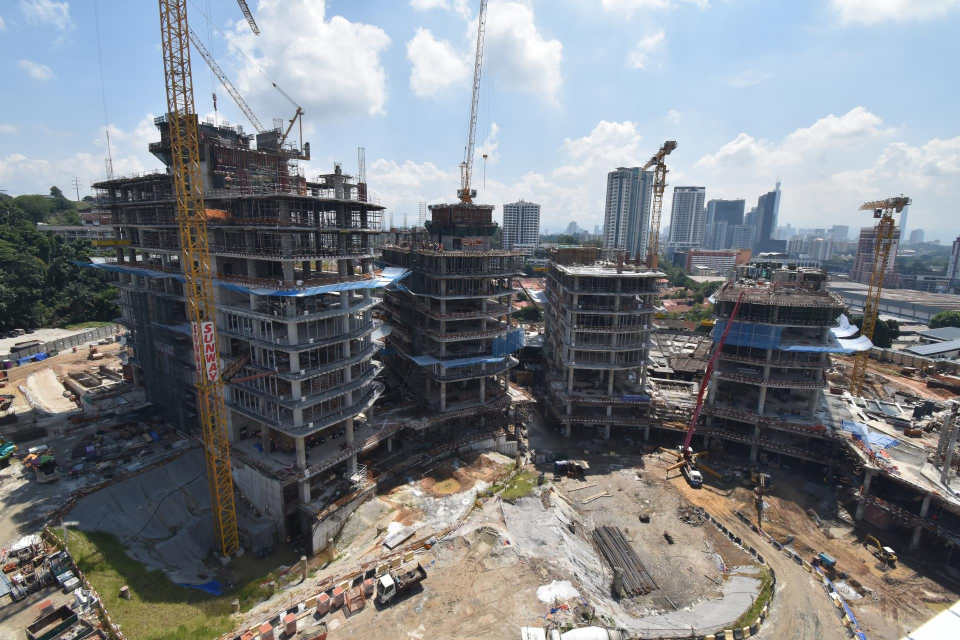
#> input picture Resources/TNB_1_1.jpg, 1920 x 1280 px (shown at 1/2 size)
$ python construction-progress-monitoring-image-processing.py
#> lines starting #> are read from the running program, lines starting #| are printed output that depends on the picture
# Author: Wong Tian Jie

#!/usr/bin/env python3
# -*- coding: utf-8 -*-
import os
import sys
import cv2
import numpy as np
from matplotlib import pyplot as pt
from skimage.metrics import structural_similarity as ssim

# Function to resize an image using OpenCV's resize function with the option to specify a specific width or height
# [75 lines left out: functions ResizeWithAspectRatio, stitchImages, not called in this run]

# Function to align two images based on feature matching and obtain the overlapped parts from them
def imageAlignment(img1, img2, surfHessianThreshold, goodMatchPercent):

    # Convert the reference image and image to be aligned into grayscale images from RGB color space
    img1Gray = cv2.cvtColor(img1, cv2.COLOR_RGB2GRAY)
    img2Gray = cv2.cvtColor(img2, cv2.COLOR_RGB2GRAY)

    # Create SURF detector with the hessian threshold set earlier
    surf = cv2.xfeatures2d.SURF_create(surfHessianThreshold)

    # Detect key points(features) from the reference image and image to be aligned, and compute descriptors for the key points detected
    reference_keypoints, reference_descriptor = surf.detectAndCompute(img1Gray, None)
    toAlign_keypoints, toAlign_descriptor = surf.detectAndCompute(img2Gray, None)

    # Illustrate the key points detected on the reference image and image to be aligned
    referenceKP = cv2.drawKeypoints(img1.copy(), reference_keypoints, None, flags = cv2.DRAW_MATCHES_FLAGS_DRAW_RICH_KEYPOINTS)
    toAlignKP = cv2.drawKeypoints(img2.copy(), toAlign_keypoints, None, flags = cv2.DRAW_MATCHES_FLAGS_DRAW_RICH_KEYPOINTS)

    # Show all the key points detected in the reference image and image to be aligned
    # fig, axes = pt.subplots(1, 2)
    # axes[0].set_title("Reference Image keypoints")
    # axes[0].imshow(referenceKP)
    # axes[1].set_title("Image to be Aligned keypoints")
    # axes[1].imshow(toAlignKP)
    # fig.show()

    # Show the number of key points detected from the reference image and image to be aligned
    print("\nNumber of key points detected in reference image: ", len(reference_keypoints))
    print("Number of key points detected in image to be aligned: ", len(toAlign_keypoints))

    # Create Brute-Force matcher with crossCheck = True
    bf = cv2.BFMatcher(crossCheck = True)

    # Match the key points between reference image and image to be aligned using the Brute-Force matcher created
    matches = bf.match(toAlign_descriptor, reference_descriptor)

    # Sort the matches by their distance attribute, a lower distance indicates a better match (score of similarity between the two descriptors in a match)
    matches = sorted(matches, key = lambda x : x.distance)

    # Retain only a percentage of the top scored matches (percentage set earlier) (considered good matches)
    goodMatchPercent = goodMatchPercent
    numGoodMatches = int(len(matches) * goodMatchPercent)
    matches = matches[: numGoodMatches]

    # Show the number of good matches between the reference image and image to be aligned
    print("\nNumber of Good Matching Key Points Between The Training and Test Image: ", len(matches))

    # Illustrate the good matches on the two images
    result = cv2.drawMatches(img2.copy(), toAlign_keypoints, img1.copy(), reference_keypoints, matches, None, flags = cv2.DRAW_MATCHES_FLAGS_NOT_DRAW_SINGLE_POINTS) #flags = 2 is same as flags = cv2.DRAW_MATCHES_FLAGS_NOT_DRAW_SINGLE_POINTS()

    # Show the good matches between image to be aligned and reference image
    # pt.figure()
    # pt.rcParams['figure.figsize'] = [14.0, 7.0]
    # pt.title('Best Matching Points (Image to be Aligned - Reference Image)')
    # pt.imshow(result)
    # pt.show()

    # Extract the location of each good matching point in the two images
    reference_points = np.zeros((len(matches), 2), dtype = np.float32)
    toAlign_points = np.zeros((len(matches), 2), dtype = np.float32)

    for (i, match) in enumerate(matches):
        reference_points[i] = reference_keypoints[match.trainIdx].pt
        toAlign_points[i] = toAlign_keypoints[match.queryIdx].pt

    # Compute homography matrix based on the good matching points' locations (RANSAC procedure is used to ensure accurate outcomes can be obtained even if there's a large number of bad matches)
    homography, _ = cv2.findHomography(toAlign_points, reference_points, cv2.RANSAC)

    # Transform Image to be Aligned to have the same perspective as Reference Image
    height, width, _ = img1.shape
    alignedImg = cv2.warpPerspective(img2, homography, (width, height))

    # Show the reference image and the transformed image to be aligned (aligned image)
    # fig, axes = pt.subplots(1, 2)
    # axes[0].set_title("Reference Image")
    # axes[0].imshow(img1)
    # axes[1].set_title("Aligned Image")
    # axes[1].imshow(alignedImg)
    # fig.show()

    # Perform image stitching and extract images in their respective locations in the stitched image, along with binary maps to indicate pixels occupied by each of them in the stitched image
    stitched_img, img1_binary, img1only, alignedImg_binary, alignedImgOnly = stitchImages(img1, img2, homography)

    # [27 lines of commented-out code are left out]
    [rows, cols] = img1_binary.shape
    overlapped = np.zeros((rows, cols), dtype = np.uint8)

    # If a value of 1 is output at a location in both binary maps, output a value of 255 in the binary mask at that location
    for i in range (rows):
        for j in range (cols):
            if img1_binary[i, j] == 1 and alignedImg_binary[i, j] == 1:
                overlapped[i, j] = 255

    # [7 lines of commented-out code are left out]
    img1only_overlapped = cv2.bitwise_and(img1only, img1only, mask=overlapped)
    alignedImg_overlapped = cv2.bitwise_and(alignedImgOnly, alignedImgOnly, mask=overlapped)

    # Return the overlapped region extracted from the two images
    return img1only_overlapped, alignedImg_overlapped

# Function to pre-process two different images, then compare their similarity based on their overall structure by computing the Mean SSIM and SSIM image of them
# [69 lines left out: functions SSIMandDiff, processDifferences, not called in this run]

def main():
    # Main menu
    print("\n" + "*"*76 + "\n Construction Site Progress Detection and Monitoring using Image Processing \n" + "*"*76)
    print("\n<" + "-"*32 + " MAIN MENU " + "-"*31 + ">\n")
    print("1) Image Alignment Only \n2) Image Alignment and Find Differences between Images\n\n0) Quit Program")

    # Main Menu Selection
    while True:
        try:
            # Prompt user to select a functionality
            userInput = int(input("\nPlease enter a selection: "))
            # Input Validation
            if userInput >= 0 and userInput < 3:
                # Exit Program
                if userInput == 0:
                    print("\nThank you for using the program. The system will exit now.")
                    sys.exit()
                # Initialise resizeInput
                else:
                    resizeInput = 0
                    break
            else:
                print("\nInvalid Selection! Please enter a valid number.")
        except ValueError:
            print("\nInvalid Selection! Please enter a valid number.")
#> this loop made 1 pass; the answer given on pass 1: 1

    # Resize Option Choices
    if userInput == 2:
        print("\n<" + "-"*30 + " RESIZE OPTIONS " + "-"*29 + ">\n\nPlease select a resize option from the choices below:\n")
        print("1) No Resize (100% Image Size) \n2) Resize The Two Initial Images\n3) Resize the SSIM Image\n\n0) Quit Program")
        # Resize Option Selection
        while True:
            try:
                # Prompt user to select a resize option
                resizeInput = int(input("\nPlease enter a selection: "))
                if resizeInput >= 0 and resizeInput < 4:
                    # Quit Program
                    if resizeInput == 0:
                        print("\nThank you for using the program. The system will exit now.")
                        sys.exit()
                    else:
                        # Image Size is set to 100% initially
                        resizeFactor = 1
                        break
                else:
                    print("\nInvalid Selection! Please enter a valid number.")
            except ValueError:
                print("\nInvalid Selection! Please enter a valid number.")

        # Image Size Choices
        if resizeInput != 1:
            print("\n<" + "-"*31 + " IMAGE SIZES " + "-"*30 + ">\n\nPlease select an image size from the choices below:\n")
            print("1) 25% Image Size \n2) 12.5% Image Size\n3) 10% Image Size\n\n0) Quit Program")
            # Image Size Selection
            while True:
                try:
                    # Prompt user to select an image size
                    sizeInput = int(input("\nPlease enter a selection: "))
                    # Input Validation
                    if sizeInput >= 0 and sizeInput < 4:
                        # 25% Image Size
                        if sizeInput == 1:
                            resizeFactor = 4
                            break
                        # 12.5% Image Size
                        elif sizeInput == 2:
                            resizeFactor = 8
                            break
                        # 10% Image Size
                        elif sizeInput == 3:
                            resizeFactor = 10
                            break
                        # Quit Program
                        else:
                            print("\nThank you for using the program. The system will exit now.")
                            sys.exit()
                            break
                    else:
                        print("\nInvalid Selection! Please enter a valid number.")
                except ValueError:
                    print("\nInvalid Selection! Please enter a valid number.")

    # Image Set Choices
    print("\n<" + "-"*31 + " IMAGE SETS " + "-"*31 + ">\n\nPlease select a set of images from the choices below:\n")
    print("1)  TNB (24/07/2020 & 27/08/2020)\n2)  TNB (02/09/2020 & 07/10/2020)\n3)  TNB (25/07/2020 & 14/08/2020)\n4)  TNB (17/08/2020 & 07/09/2020)\n5)  TNB (09/09/2020 & 01/10/2020)")
    print("6)  PNLC - West (30/06/2020 & 10/07/2020)\n7)  PNLC - East (17/07/2020 & 24/07/2020)\n8)  PNLC - Overall (21/08/2020 & 28/08/2020)\n9)  PNLC - Overall (04/09/2020 & 11/09/2020)\n10) PNLC - Overall Front (25/09/2020 & 10/10/2020)\n\n0) Quit Program")

    # Image Set Selection
    while True:
        try:
            # Prompt user to select an image set
            imageInput = int(input("\nPlease enter a selection: "))
            # Input Validation
            if imageInput >= 0 and imageInput < 11:
                # Image Set 1 (TNB)
                if imageInput == 1:
                    filename1 = "TNB_1_1.jpg"
                    filename2 = "TNB_1_2.jpg"
                    break
                # Image Set 2 (TNB)
                elif imageInput == 2:
                    filename1 = "TNB_2_1.jpg"
                    filename2 = "TNB_2_2.jpg"
                    break
                # Image Set 3 (TNB)
                elif imageInput == 3:
                    filename1 = "TNB_3_1.jpg"
                    filename2 = "TNB_3_2.jpg"
                    break
                # Image Set 4 (TNB)
                elif imageInput == 4:
                    filename1 = "TNB_4_1.jpg"
                    filename2 = "TNB_4_2.jpg"
                    break
                # Image Set 5 (TNB)
                elif imageInput == 5:
                    filename1 = "TNB_5_1.jpg"
                    filename2 = "TNB_5_2.jpg"
                    break
                # Image Set 6 (PNLC West)
                elif imageInput == 6:
                    filename1 = "PNLC_1_1.JPG"
                    filename2 = "PNLC_1_2.JPG"
                    break
                # Image Set 7 (PNLC East)
                elif imageInput == 7:
                    filename1 = "PNLC_2_1.JPG"
                    filename2 = "PNLC_2_2.JPG"
                    break
                # Image Set 8 (PNLC Overall)
                elif imageInput == 8:
                    filename1 = "PNLC_3_1.JPG"
                    filename2 = "PNLC_3_2.jpg"
                    break
                # Image Set 9 (PNLC Overall)
                elif imageInput == 9:
                    filename1 = "PNLC_4_1.jpg"
                    filename2 = "PNLC_4_2.jpg"
                    break
                # Image Set 10 (PNLC Overall Front)
                elif imageInput == 10:
                    filename1 = "PNLC_5_1.JPG"
                    filename2 = "PNLC_5_2.JPG"
                    break
                # Quit Program
                else:
                    print("\nThank you for using the program. The system will exit now.")
                    sys.exit()
            else:
                print("\nInvalid Selection! Please enter a valid number.")
        except ValueError:
            print("\nInvalid Selection! Please enter a valid number.")

    # To ensure the correct relative paths to images are used on both Windows and MacOS/Linux systems
    img1 = cv2.imread(os.path.join("Resources", filename1), 1)
#> img1 is the input picture: shape (1280, 1920, 3); mean B, G, R 133.1, 128.6, 125
    img2 = cv2.imread(os.path.join("Resources", filename2), 1)
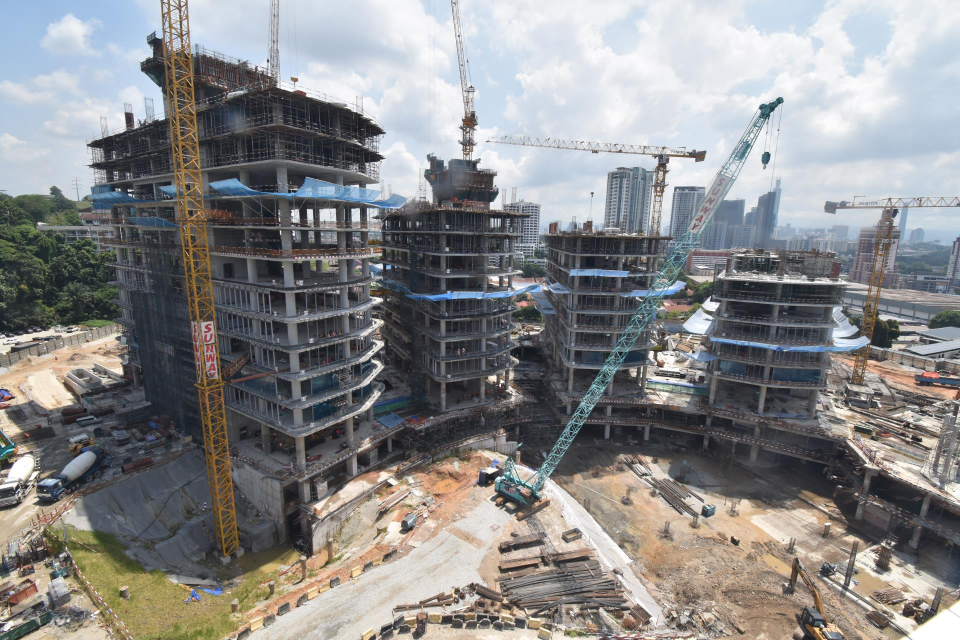
#> input picture Resources/TNB_1_2.jpg, 1920 x 1280 px (shown at 1/2 size)
#> img2 is the input picture: shape (1280, 1920, 3); mean B, G, R 137.1, 136.9, 137

    # Image Alignment Functionality (Will be performed no matter which functionality is chosen)

    # Find maximum image width from the two images read
    imageWidth = max(img1.shape[1], img2.shape[1])
#> imageWidth = 1920

    # Convert to RGB Color Space to show the images using pyplot
    img1 = cv2.cvtColor(img1, cv2.COLOR_BGR2RGB) # Reference Image
    img2 = cv2.cvtColor(img2, cv2.COLOR_BGR2RGB) # Image to be Aligned

    # Showing the original reference image and original image to be aligned
    fig, axes = pt.subplots(1, 2)
    axes[0].set_title("Reference Image")
    axes[0].imshow(img1)
    axes[1].set_title("Image to be Aligned")
    axes[1].imshow(img2)
    fig.show()
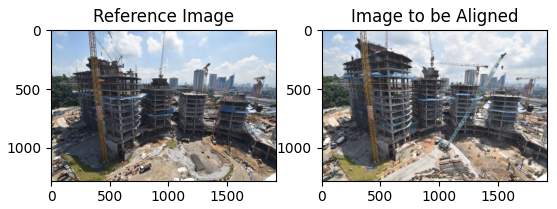
#> figure drawn by matplotlib, 2 panels

    # Initialise hessian threshold for SURF detector
    surfHessianThreshold = 300

    # Set the percentage of top scored matches to retain and used in computing homography matrix for image transformation
    goodMatchPercent = 0.15

    # Execute the imageAlignment function to align the images based on feature matching and obtain the overlapped parts from the two images
    img1only_overlapped, alignedImg_overlapped = imageAlignment(img1, img2, surfHessianThreshold, goodMatchPercent)
#> in imageAlignment, `img1Gray = cv2.cvtColor(img1, cv2.COLOR_RGB2GRAY)`:
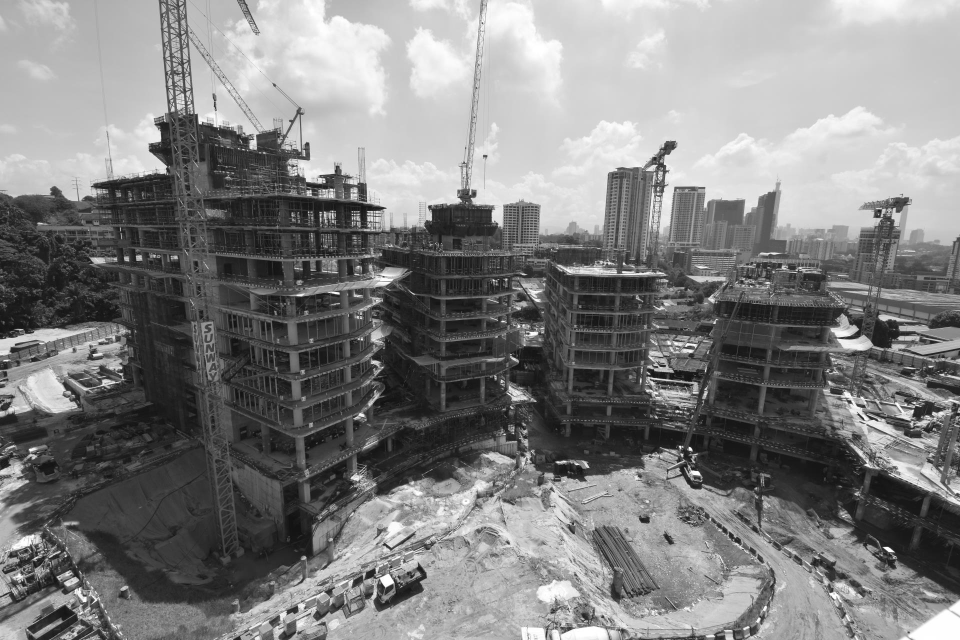
#> img1Gray: shape (1280, 1920) (shown at 1/2 size); min 3, max 255, mean 128.1
#> in imageAlignment, `img2Gray = cv2.cvtColor(img2, cv2.COLOR_RGB2GRAY)`:
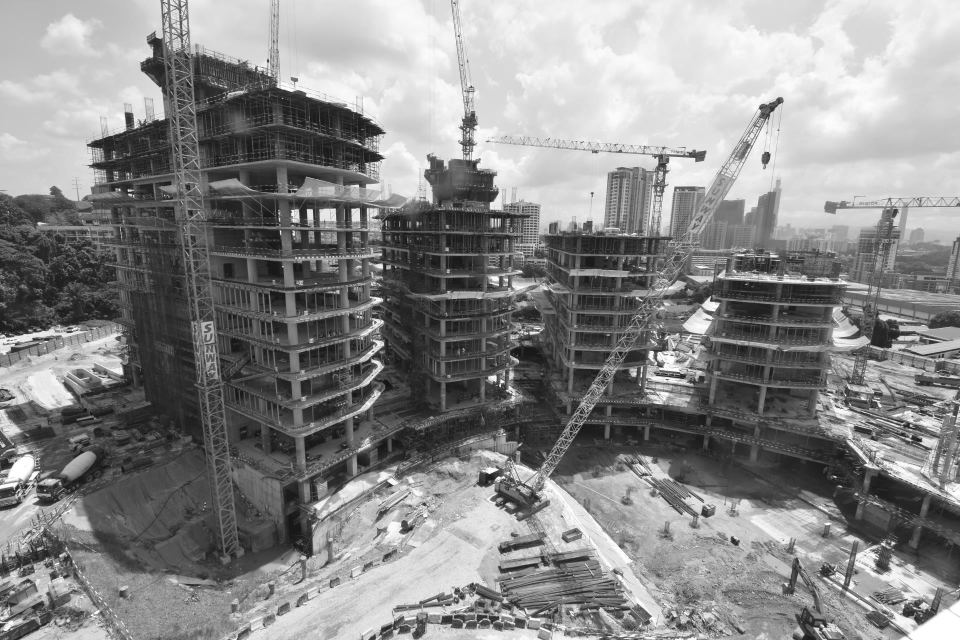
#> img2Gray: shape (1280, 1920) (shown at 1/2 size); min 6, max 255, mean 136.9

    # Calculate the appropriate kernel size to be used for image blurring later
    winSize = int(0.0017 * imageWidth + 9.7568)

    # Ensure the kernel size is not an even number
    if winSize % 2 == 0:
        winSize += 1

    # Convert kernel size into a tuple
    winSize = (winSize, winSize)

    # Show the overlapped regions from reference image and aligned image which are obtained from performing image alignment on the images
    pt.figure()
    pt.subplot(1, 2, 1)
    pt.title("Reference Image - Overlapped Region Only")
    pt.imshow(img1only_overlapped)
    pt.subplot(1, 2, 2)
    pt.title("Aligned Image - Overlapped Region Only")
    pt.imshow(alignedImg_overlapped)
    pt.show()

    # Compute Mean SSIM and SSIM Image (Pixel values range between 0 and 1, 0 indicates extreme dissimilarity at that location, whereas 1 indicates the two images are nearly identical at that location (or same))
    ssim_score, SSIMimg = SSIMandDiff(img1only_overlapped, alignedImg_overlapped, winSize)
    print("\nMean SSIM: ", ssim_score)


    # Image Alignment and Find Differences between Images Functionality
    if userInput == 2:
        # Resize the initial reference image and aligned image before computing the SSIM image
        if resizeInput == 2:
            # Resizing the initial reference image and aligned image with the image size option selected by the user from main menu
            img1only_overlapped = ResizeWithAspectRatio(img1only_overlapped, img1only_overlapped.shape[1] // resizeFactor, img1only_overlapped.shape[0] // resizeFactor)
            alignedImg_overlapped = ResizeWithAspectRatio(alignedImg_overlapped, alignedImg_overlapped.shape[1] // resizeFactor, alignedImg_overlapped.shape[0] // resizeFactor)

            # Compute new SSIM image using the resized initial reference image and resized aligned image
            _, SSIMimg = SSIMandDiff(img1only_overlapped, alignedImg_overlapped, winSize)

        # Resize the SSIM image computed from the overlapped parts of non-resized reference image and aligned image
        if resizeInput == 3:
            # Process and Find Differences between images
            SSIMimg = ResizeWithAspectRatio(SSIMimg, SSIMimg.shape[1] // resizeFactor, SSIMimg.shape[0] // resizeFactor)
            alignedImg_overlapped = ResizeWithAspectRatio(alignedImg_overlapped, alignedImg_overlapped.shape[1] // resizeFactor, alignedImg_overlapped.shape[0] // resizeFactor)

        # Pre-process the images, then find and outline the interested differences between the reference image and aligned image in blue
        output = processDifferences(img1only_overlapped, alignedImg_overlapped, imageWidth, SSIMimg, resizeFactor, winSize)

        # Show the reference image and the interested differences outlined in blue on aligned image
        fig, axes = pt.subplots(1, 2)
        axes[0].set_title("Reference Image")
        axes[0].imshow(img1only_overlapped)
        axes[1].set_title("Interested Differences Outlined in Blue on Aligned Image")
        axes[1].imshow(output)
        fig.show()

if __name__ == "__main__":
#> (the run stopped early here; a loop or call above may not have finished)
